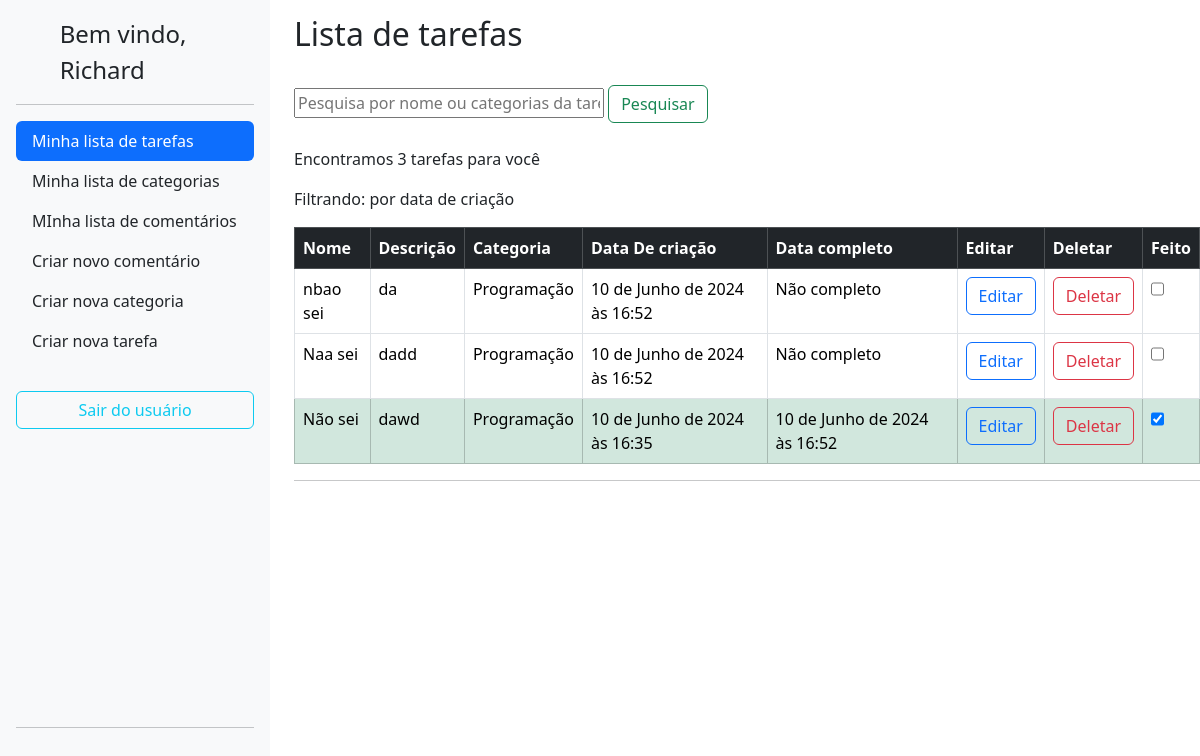
The app's page / (signed in), older data.
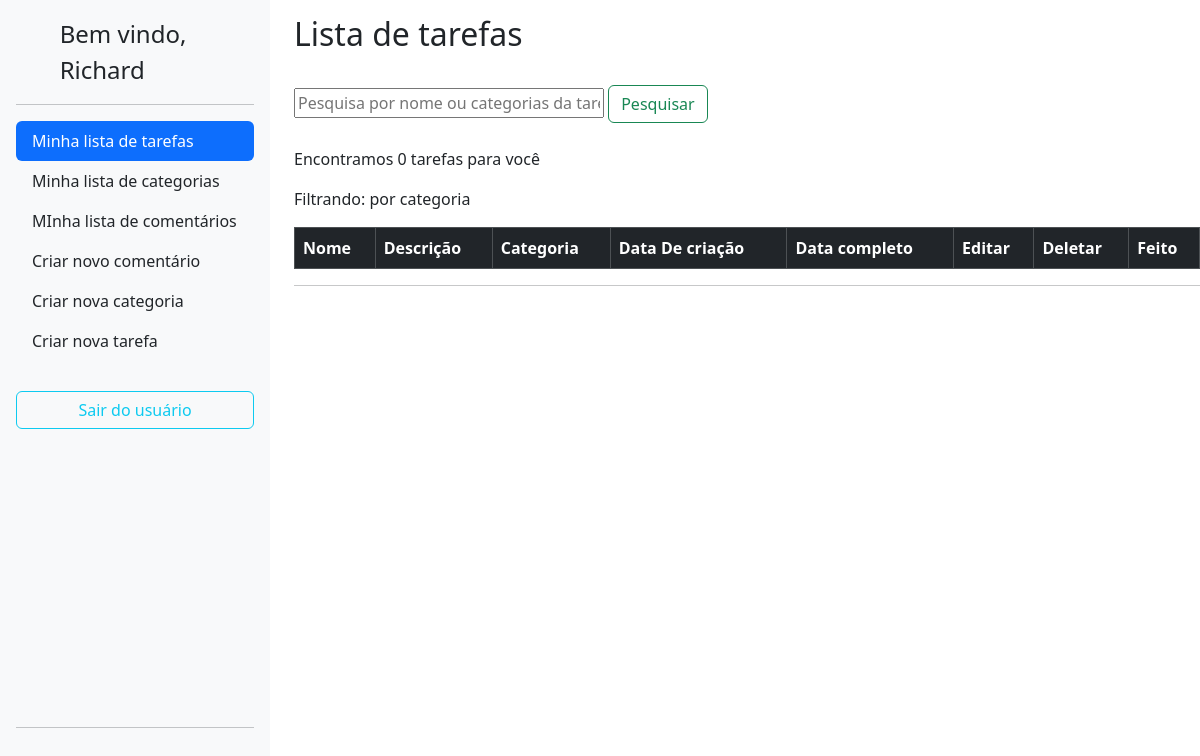
The same page, newer data.
### lizetest/todo/models.py (models this page shows, shortened)
class Task(BaseModel):
    title = models.CharField(max_length=255)
    description = models.TextField()
    category = models.ForeignKey(Category, on_delete=models.CASCADE)
    completion_date = models.DateTimeField(null=True, blank=True)
    completed = models.BooleanField(default=False)
    author = models.ForeignKey(User,on_delete=models.CASCADE,blank=True)

### lizetest/category/models.py (models this page shows)
class Category(BaseModel):
    name = models.CharField(max_length=255)
    author = models.ForeignKey(User,on_delete=models.CASCADE,blank=True)
    def __str__(self):
        return self.name

### lizetest/todo/views.py (the view, shortened to what this page needs)
# urls.py: path('', TaskListView.as_view(), name='task_list'),
class TaskListView(ListView, BaseViews):
    model = Task
    template_name = 'task_list.html'
    context_object_name = 'tasks'
    def get_queryset(self):
        queryset = Task.objects.filter(author=self.request.user)
        query = self.request.GET.get('query_task')
        if query:
            queryset = queryset.filter(
                Q(title__icontains=query) |
                Q(category__name__icontains=query)
            )
        return queryset
    def get_context_data(self, **kwargs):
        context = super().get_context_data(**kwargs)
        context['number_tasks'] = self.get_queryset().count()
        context['user'] = self.request.user.username
        filtro_select = {
            "title": "por título",
            "description":"por descrição",
            "category":"por categoria",
            "created_at":"por data de criação",
            "completion_date": "por task completa",
        }
        context['filtro'] = filtro_select[self.request.user.filtro]
        query = self.request.GET.get('query_task')
        if self.request.user.filtro == "created_at":
            context['teste'] = Task.objects.filter(
                author=self.request.user.id).all().order_by('-created_at')
            return context
        else:
            context['teste'] = Task.objects.filter(
                author=self.request.user.id).all().order_by(self.request.user.filtro)
            return context

### lizetest/core/models.py (called while the page is built)
    def dispatch(self, request, *args, **kwargs):
        if not request.user.is_authenticated:
            return redirect('accounts:login')
        return super().dispatch(request, *args, **kwargs)

### lizetest/todo/templates/task_list.html (shortened to what this page needs)
{% extends 'base.html' %}
  {% block content %}
  <div class="row">
    <div class="col-auto">
      {% include 'sidebar.html' %}
    </div>
    <div class="col">
      <h2 style="padding-top: 15px;">Lista de tarefas</h2><br>
      <form method="GET" action="{% url 'todo:task_list' %}">
        <input type="text" name="query_task" placeholder="Pesquisa por nome ou categorias da tarefa"
          style="width: 100%;max-width: 310px;">
        <button type="submit" class="btn btn-outline-success">Pesquisar</button>
      </form><br>
      <p>Encontramos {{number_tasks}} tarefas para você</p>
      <p>Filtrando: {{filtro}}</p>
      <table class="table table-bordered">
        <thead>
          <tr class="table-dark">
            <th onclick="alterfilter(this)" class="filter-header" data-field="title" scope="col" style="cursor: pointer;">Nome</th>
            <th scope="col" onclick="alterfilter(this)" class="filter-header" data-field="description" style="cursor: pointer;">Descrição</th>
            <th scope="col" onclick="alterfilter(this)" class="filter-header" data-field="category" style="cursor: pointer;">Categoria</th>
            <th scope="col" onclick="alterfilter(this)" class="filter-header" data-field="created_at" style="cursor: pointer;">Data De criação</th>
            <th scope="col" onclick="alterfilter(this)" class="filter-header" data-field="completion_date" style="cursor: pointer;">Data completo</th>
            <th scope="col">Editar</th>
            <th scope="col">Deletar</th>
            <th scope="col">Feito</th>
          </tr>
        </thead>
        <tbody>
          {% for task in teste %}
          <tr class="{% if task.completed %}table-success{% endif %}">
            <td> {{task.title}}</td>
            <td>{{task.description}}</td>
            <td>{{task.category}}</td>
            <td>{{task.created_at}}</td>
            <td>{% if task.completion_date == None %}Não completo{% else %}{{task.completion_date}}{% endif %}</td>
            <td>
              <a href="{% url 'todo:task_edit' pk=task.pk %}">
                <button type="button" class="btn btn-outline-primary btn-delete">Editar</button>
              </a>
            </td>
            <td>
              <a>
                <button type="button" class="btn btn-outline-danger btn-delete" data-task-id="{{ task.pk }}" data-task-name="{{task.title}}" is-completed="{% if task.completed %}true{% else %}false{% endif %}"
                >Deletar</button>
              </a>
            </td>
            <td>
              <input data-task-id="{{ task.pk }}" class="form-check" type="checkbox" id="flexSwitchCheckChecked"  {% if task.completed %}checked{% endif %}>
            </td>
          </tr>
          {% endfor %}
        </tbody>
      </table>
      <hr>
    </div>
  </div>
{% endblock %}

Row changes from the older to the newer data that the page shows:
removed Task: title "nbao sei", description "da", category "Programação", created_at "10 de Junho de 2024 às 16:52", shows "Não completo"
removed Task: title "Naa sei", description "dadd", category "Programação", created_at "10 de Junho de 2024 às 16:52", shows "Não completo"
removed Task: title "Não sei", description "dawd", category "Programação", created_at "10 de Junho de 2024 às 16:35", completion_date "10 de Junho de 2024 às 16:52", completed "☑"
Text that changed along with them:
{{ number_tasks }}: "3" → "0"
{{ filtro }}: "por data de criação" → "por categoria"
